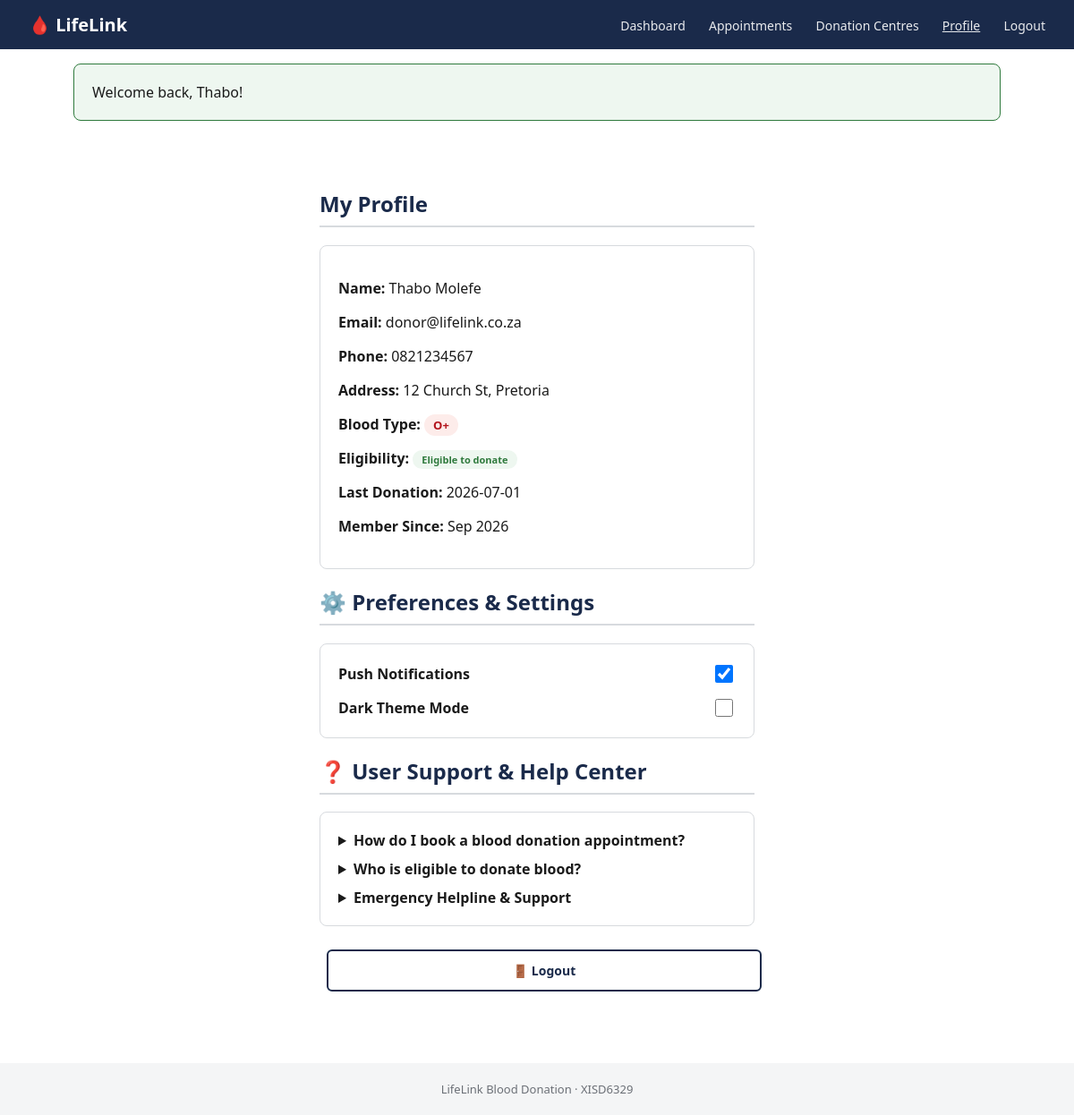
Before: /pages/profile.php (signed in) with the older database file.
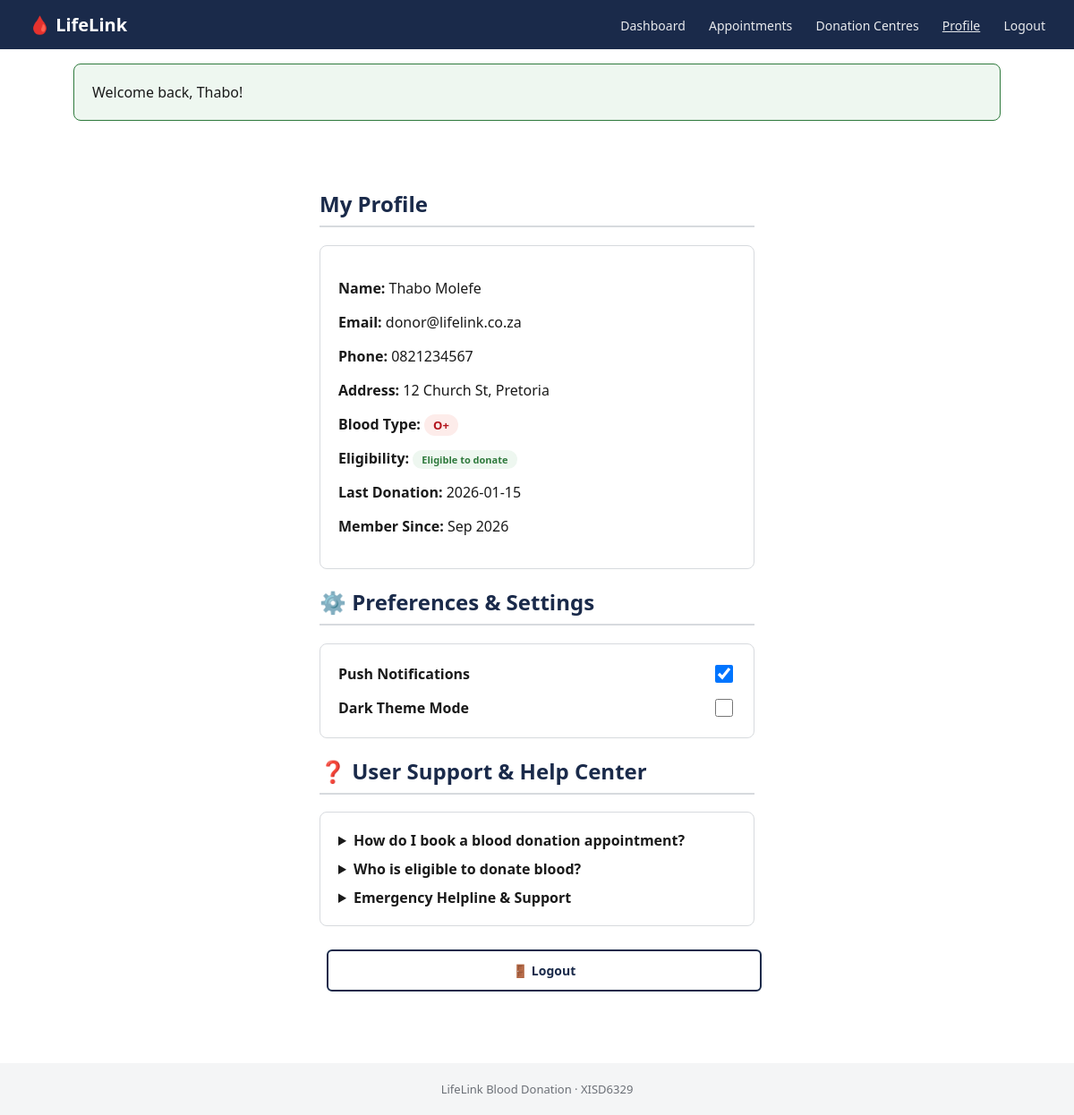
After: the same page with the newer database file.
### tables this page shows
CREATE TABLE donors (
  donor_id INT AUTO_INCREMENT PRIMARY KEY,
  first_name VARCHAR(60) NOT NULL,
  last_name VARCHAR(60) NOT NULL,
  email VARCHAR(150) NOT NULL UNIQUE,
  password VARCHAR(255) NOT NULL,
  google_id VARCHAR(255) NULL,
  phone VARCHAR(30),
  date_of_birth DATE,
  gender VARCHAR(20),
  address VARCHAR(255),
  blood_type_id INT NOT NULL,
  last_donation_date DATE NULL,
  is_active TINYINT(1) NOT NULL DEFAULT 1,
  created_at TIMESTAMP NOT NULL DEFAULT CURRENT_TIMESTAMP,
  FOREIGN KEY (blood_type_id) REFERENCES blood_types(blood_type_id)
);

CREATE TABLE blood_types (
  blood_type_id INT AUTO_INCREMENT PRIMARY KEY,
  code VARCHAR(5) NOT NULL UNIQUE
);

### pages/profile.php (the view, shortened to what this page needs)
<?php
$pdo = db();
$donorId = $_SESSION['donor_id'];
$stmt = $pdo->prepare(
    "SELECT d.first_name, d.last_name, d.email, d.phone, d.address, bt.code AS blood_type,
            d.last_donation_date, d.created_at
     FROM donors d JOIN blood_types bt ON bt.blood_type_id = d.blood_type_id
     WHERE d.donor_id = ?"
);
$stmt->execute([$donorId]);
$donor = $stmt->fetch();
$eligible = true;
if (!empty($donor['last_donation_date'])) {
    $days = (strtotime('today') - strtotime($donor['last_donation_date'])) / 86400;
    $eligible = $days >= 56;
}
include __DIR__ . '/../includes/header.php';
?>
  <div class="section" style="max-width:550px;">
    <h2>My Profile</h2>
    <div class="card">
      <p><strong>Name:</strong> <?= htmlspecialchars($donor['first_name'] . ' ' . $donor['last_name']) ?></p>
      <p><strong>Email:</strong> <?= htmlspecialchars($donor['email']) ?></p>
      <p><strong>Phone:</strong> <?= htmlspecialchars($donor['phone'] ?: '—') ?></p>
      <p><strong>Address:</strong> <?= htmlspecialchars($donor['address'] ?: '—') ?></p>
      <p><strong>Blood Type:</strong> <span class="badge" style="background:#fdecea;color:#b3141c;font-size:13px;"><?= htmlspecialchars($donor['blood_type']) ?></span></p>
      <p><strong>Eligibility:</strong> <span class="badge <?= $eligible ? 'badge-confirmed' : 'badge-pending' ?>"><?= $eligible ? 'Eligible to donate' : 'Not yet eligible (56-day rule)' ?></span></p>
      <p><strong>Last Donation:</strong> <?= htmlspecialchars($donor['last_donation_date'] ?: 'No donations yet') ?></p>
      <p><strong>Member Since:</strong> <?= htmlspecialchars(date('M Y', strtotime($donor['created_at']))) ?></p>
    </div>
    <h2>⚙️ Preferences & Settings</h2>
    <div class="card">
      <div style="display:flex;justify-content:space-between;align-items:center;margin-bottom:12px;">
        <span><strong>Push Notifications</strong></span>
        <input type="checkbox" checked style="width:20px;height:20px;cursor:pointer;">
      </div>
      <div style="display:flex;justify-content:space-between;align-items:center;">
        <span><strong>Dark Theme Mode</strong></span>
        <input type="checkbox" onclick="document.body.classList.toggle('dark-theme')" style="width:20px;height:20px;cursor:pointer;">
      </div>
    </div>
    <h2>❓ User Support & Help Center</h2>
    <div class="card">
      <details style="margin-bottom:10px;cursor:pointer;">
        <summary><strong>How do I book a blood donation appointment?</strong></summary>
      </details>
      <details style="margin-bottom:10px;cursor:pointer;">
        <summary><strong>Who is eligible to donate blood?</strong></summary>
      </details>
      <details style="cursor:pointer;">
        <summary><strong>Emergency Helpline & Support</strong></summary>
      </details>
    </div>
    <a class="btn btn-outline" href="logout.php" style="width:100%;text-align:center;margin-top:10px;">🚪 Logout</a>
  </div>
<?php include __DIR__ . '/../includes/footer.php'; ?>

Changed rows visible on the page:
changed donors "Thabo Molefe": last_donation_date "2026-07-01" → "2026-01-15"
